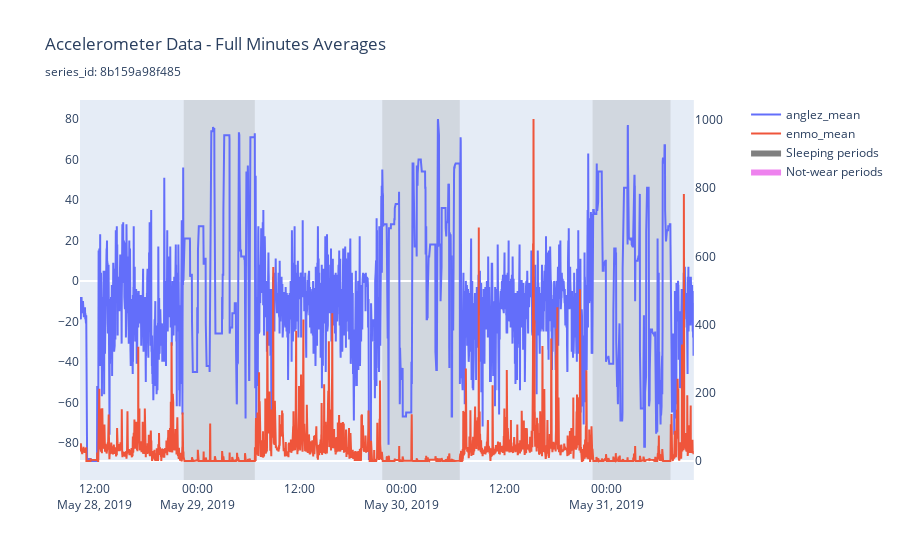

This figure's notebook cell:
### Code cell
%timeit
plot_data(df, idx=df["series_id"].unique().to_numpy()[0])

### Figure 1 — Plotly figure (JSON) as saved in the notebook; plotly's stock layout.template omitted (floating-point values rounded to 4 significant figures; data arrays with more than 128 entries replaced by an {"elided": "..."} marker saying what was removed)
{"data": [{"mode": "lines", "name": "anglez_mean", "type": "scatter", "x": {"elided": "4320 str values"}, "xaxis": "x", "y": {"elided": "4320 int values"}, "yaxis": "y"}, {"mode": "lines", "name": "enmo_mean", "type": "scatter", "x": {"elided": "4320 str values"}, "xaxis": "x", "y": {"elided": "4320 int values"}, "yaxis": "y2"}, {"fill": "tozeroy", "fillcolor": "gray", "line": {"color": "gray", "width": 0}, "mode": "lines", "name": "Sleeping periods", "opacity": 0.2, "type": "scatter", "x": [null], "y": [null]}, {"fill": "tozeroy", "fillcolor": "violet", "line": {"color": "violet", "width": 0}, "mode": "lines", "name": "Not-wear periods", "opacity": 0.7, "type": "scatter", "x": [null], "y": [null]}], "layout": {"autosize": true, "shapes": [{"fillcolor": "gray", "layer": "below", "line": {"width": 0}, "opacity": 0.2, "type": "rect", "x0": "2019-05-28T22:25:00", "x1": "2019-05-29T06:45:00", "xref": "x", "y0": 0, "y1": 1, "yref": "y domain"}, {"fillcolor": "gray", "layer": "below", "line": {"width": 0}, "opacity": 0.2, "type": "rect", "x0": "2019-05-29T21:42:00", "x1": "2019-05-30T06:47:00", "xref": "x", "y0": 0, "y1": 1, "yref": "y domain"}, {"fillcolor": "gray", "layer": "below", "line": {"width": 0}, "opacity": 0.2, "type": "rect", "x0": "2019-05-30T22:22:00", "x1": "2019-05-31T07:30:00", "xref": "x", "y0": 0, "y1": 1, "yref": "y domain"}], "title": {"text": "Accelerometer Data - Full Minutes Averages<br><sub>series_id: 8b159a98f485</sub>"}, "xaxis": {"anchor": "y", "autorange": true, "domain": [0, 0.94], "range": ["2019-05-28 10:15", "2019-05-31 10:14"], "showgrid": false, "type": "date"}, "yaxis": {"anchor": "x", "autorange": true, "domain": [0, 1], "range": [-98.39, 89.39], "showgrid": false, "type": "linear"}, "yaxis2": {"anchor": "x", "autorange": true, "overlaying": "y", "range": [-55.72, 1059.0], "showgrid": false, "side": "right", "type": "linear"}}}
